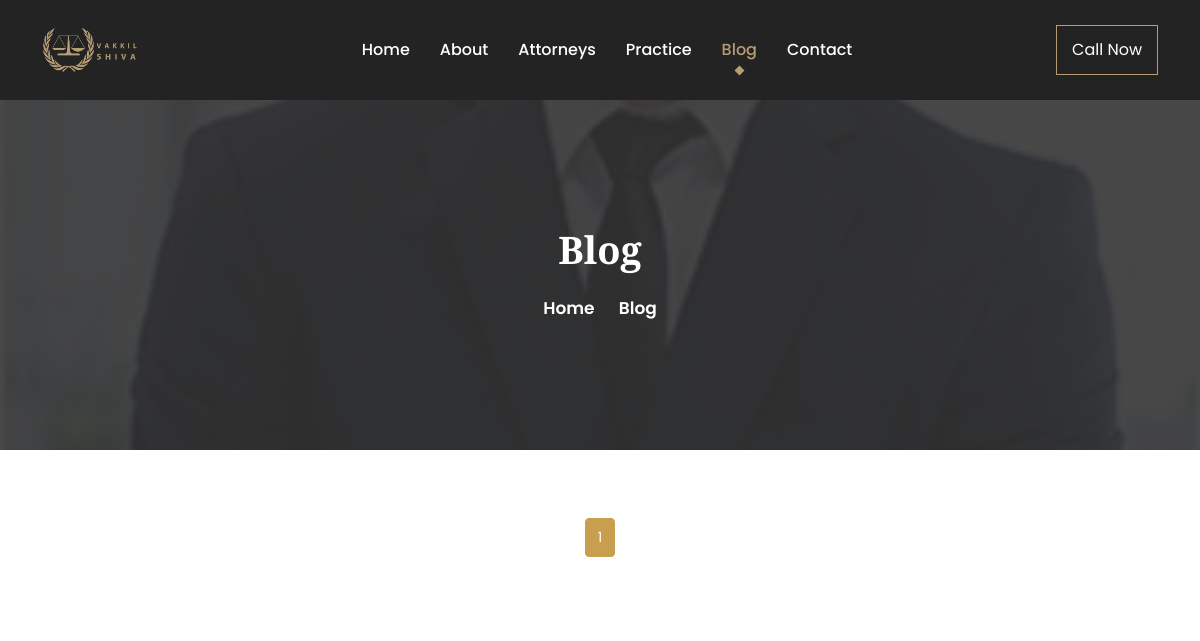
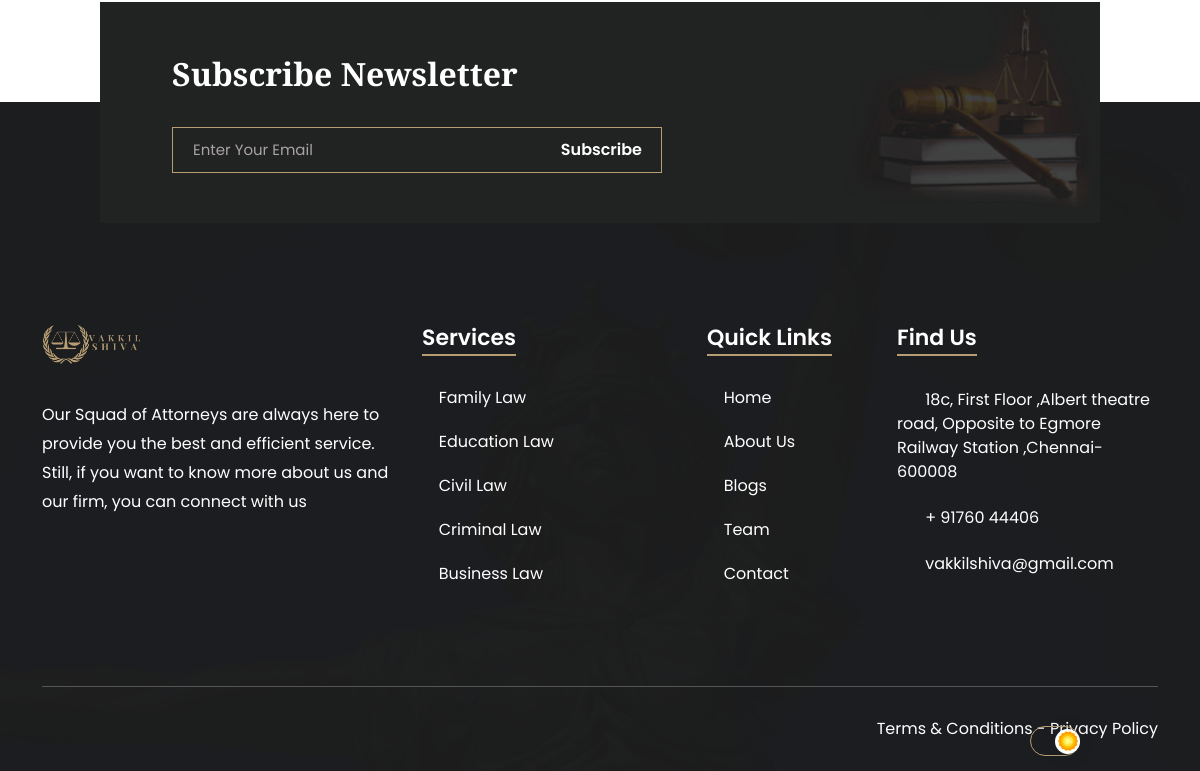
Before: /blog/ with the older database file (2 pictures, top to bottom).
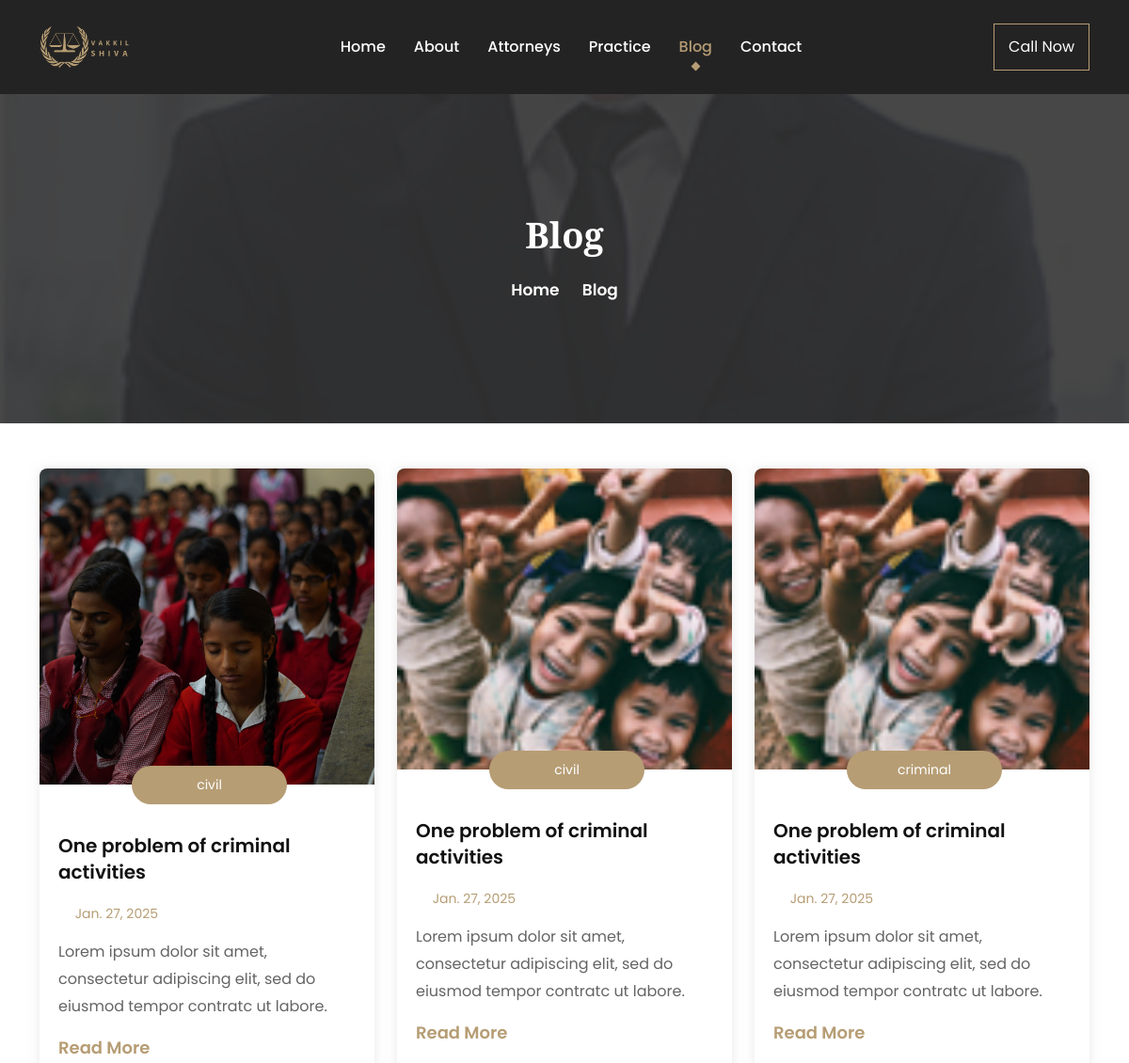
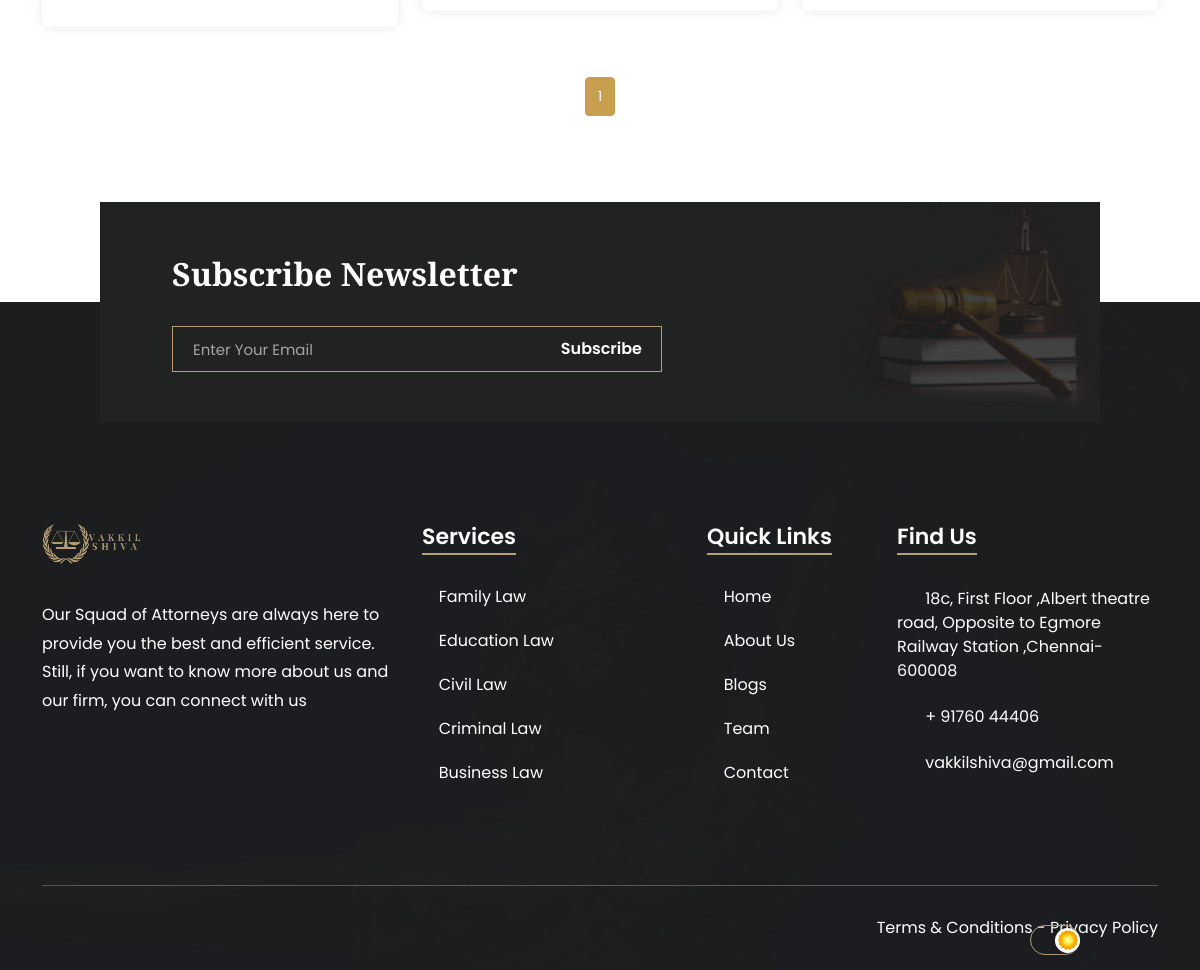
After: the same page with the newer database file (2 pictures, top to bottom).
### app/models.py (models this page shows, shortened)
class Blog(models.Model):
    blog_img = models.ImageField(upload_to='images/')
    blog_category = models.ForeignKey(Consultants, on_delete=models.CASCADE)
    blog_title = models.TextField()
    blog_date = models.DateField()
    blog_content = models.TextField()

class Consultants(models.Model):
    name = models.CharField(max_length=50)
    def __str__(self):
        return self.name
    class Meta:
        verbose_name_plural = 'consultants types'
        ordering = ['name']

### app/views.py (the view)
# urls.py: path('blog/', views.blog, name='blog'),
def blog(request):
    blogs_list = Blog.objects.all()
    paginator = Paginator(blogs_list, 6)
    page_number = request.GET.get('page')
    page_obj = paginator.get_page(page_number)
    return render(request, 'app/blog.html', {'page_obj': page_obj})

### templates/app/blog.html (shortened to what this page needs)
{% extends 'base/base.html' %}
{% load static %}
{% block content %}
{% include 'inc/navbar.html' %}
        <div class="page-title-area title-img-one ">
            <div class="d-table">
                <div class="d-table-cell">
                    <div class="page-title-text">
                        <h2>Blog</h2>
                        <ul>
                            <li>
                                <a href="{% url 'index' %}">Home</a>
                            </li>
                            <li>
                                <i class="icofont-simple-right"></i>
                            </li>
                            <li>Blog</li>
                        </ul>
                    </div>
                </div>
            </div>
        </div>
    <section class="blog-area blog-area-three mt-5">
        <div class="container">
          <div class="row justify-content-center">
            {% for blog in page_obj %}
            <div class="col-sm-6 col-lg-4">
              <div class="blog-item">
                <a href="{% url 'blog-details' blog.id %}">
                  <img src="{{ blog.blog_img.url }}" alt="{{ blog.blog_title }}">
                </a>
                <div class="blog-inner">
                  <span>{{ blog.blog_category }}</span>
                  <h3>
                    <a href="{% url 'blog-details' blog.id %}">{{ blog.blog_title| truncatechars:35 }}</a>
                  </h3>
                  <ul>
                    <li>
                      <i class="icofont-calendar"></i>
                      {{ blog.blog_date }}
                    </li>
                  </ul>
                  <p>{{ blog.blog_content|truncatewords:20 }}</p>
                  <a class="blog-link" href="{% url 'blog-details' blog.id %}">
                    Read More
                    <i class="icofont-simple-right"></i>
                  </a>
                </div>
              </div>
            </div>
            {% endfor %}
        </div>
              <ul class="pagination justify-content-center">
                {% for num in page_obj.paginator.page_range %}
                {% if page_obj.number == num %}
                <li class="page-item active">
                  <span class="page-link">{{ num }}</span>
                </li>
                {% else %}
                <li class="page-item">
                  <a class="page-link" href="?page={{ num }}">{{ num }}</a>
                </li>
                {% endif %}
                {% endfor %}
              </ul>
            </div>
          </section>
 {% endblock content %}

### templates/base/base.html (shortened to what this page needs)
{% load static %}
<!DOCTYPE html>
<html lang="en">
<head>
    <link rel="stylesheet" href="{% static 'assets/css/bootstrap.min.css' %}">
    <link rel="stylesheet" href="{% static 'assets/css/meanmenu.css' %}">
    <link rel="stylesheet" href="{% static 'assets/css/icofont.min.css' %}">
    <link rel="stylesheet" href="{% static 'assets/css/nice-select.min.css' %}">
    <link rel="stylesheet" href="{% static 'assets/css/owl.carousel.min.css' %}">
    <link rel="stylesheet" href="{% static 'assets/css/owl.theme.default.min.css' %}">
    <link rel="stylesheet" href="{% static 'assets/css/magnific-popup.min.css' %}">
    <link rel="stylesheet" href="{% static 'assets/fonts/flaticon.css' %}">
    <link rel="stylesheet" href="{% static 'assets/css/animate.min.css' %}">
    <link rel="stylesheet" href="{% static 'assets/css/odometer.min.css' %}">
    <link rel="stylesheet" href="{% static 'assets/css/style.css' %}">
    <link rel="stylesheet" href="{% static 'assets/css/custom.css' %}">
    <link rel="stylesheet" href="{% static 'assets/css/responsive.css' %}">
    <link rel="stylesheet" href="{% static 'assets/css/theme-dark.css' %}">
</head>
<body>
    {% block content %} {% endblock %}
    {% include 'inc/footer.html' %}
</body>
</html>

### templates/inc/navbar.html (shortened to what this page needs)
{% load static %}
        <div class="navbar-area fixed-top" >
            <div class="main-nav">
                <div class="container">
                    <nav class="navbar navbar-expand-md navbar-light">
                        <a class="navbar-brand" href="{% url 'index' %}">
                            <img src="{% static 'appimages/vakkilshivalogo.webp' %}" alt="Logo">
                        </a>
                        <div class="collapse navbar-collapse mean-menu" id="navbarSupportedContent">
                            <ul class="navbar-nav">
                                <li class="nav-item">
                                    <a href="{% url 'index' %}" class="nav-link {% if request.path == '/' %}active{% endif %}">Home</a>
                                </li>
                                <li class="nav-item">
                                    <a href="{% url 'about' %}" class="nav-link {% if request.path == '/about/' %}active{% endif %}">About</a>
                                </li>
                                <li class="nav-item">
                                    <a href="{% url 'attorney' %}" class="nav-link {% if request.path == '/attorney/' %}active{% endif %}">Attorneys</a>
                                </li>
                                <li class="nav-item">
                                    <a href="{% url 'practice' %}" class="nav-link {% if request.path == '/practice/' %}active{% endif %}">Practice</a>
                                </li>
                                <li class="nav-item">
                                    <a href="{% url 'blog' %}" class="nav-link {% if request.path == '/blog/' %}active{% endif %}">Blog</a>
                                </li>
                                <li class="nav-item">
                                    <a href="{% url 'contact' %}" class="nav-link {% if request.path == '/contact/' %}active{% endif %}">Contact</a>
                                </li>
                            </ul>
                            <div class="side-nav">
                                <a href="tel:91760 44406" class="call-now">Call Now</a>
                            </div>
                        </div>
                    </nav>
                </div>
            </div>
        </div>

### templates/inc/footer.html (shortened to what this page needs)
{% load static %}
<footer>
    <div class="newsletter-area">
        <div class="container">
            <img src="{% static 'assets/img/home-one/newsletter.png' %}" alt="Shape">
            <h2>Subscribe Newsletter</h2>
            <form class="newsletter-form" data-toggle="validator">
                <input type="email" class="form-control" placeholder="Enter Your Email" name="EMAIL" required autocomplete="off">
                <button class="btn contact-btn" type="submit">
                    Subscribe
                </button>
            </form>
        </div>
    </div>
    <div class="container">
        <div class="row justify-content-center">
            <div class="col-sm-6 col-lg-4 ">
                <div class="footer-item">
                    <div class="footer-logo">
                        <a href="#">
                            <img src="{% static 'assets/img/logo.png' %}" alt="Logo">
                        </a>
                        <p>Our Squad of Attorneys are always here to provide you the best and efficient service. Still, if you want to know more about us and our firm, you can connect with us</p>
                        <ul>
                            <li>
                                <a href="https://www.youtube.com/" target="_blank">
                                    <i class="icofont-youtube-play"></i>
                                </a>
                            </li>
                            <li>
                                <a href="https://www.facebook.com/" target="_blank">
                                    <i class="icofont-facebook"></i>
                                </a>
                            </li>
                            <li>
                                <a href="https://www.instagram.com/" target="_blank">
                                    <i class="icofont-instagram"></i>
                                </a>
                            </li>
                            <li>
                                <a href="https://www.twitter.com/" target="_blank">
                                    <i class="icofont-twitter"></i>
                                </a>
                            </li>
                        </ul>
                    </div>
                </div>
            </div>
            <div class="col-sm-6 col-lg-3">
                <div class="footer-item">
                    <div class="footer-service">
                        <h3>Services</h3>
                        <ul>
                            <li>
                                <a href="{% url "practice-family-law" %}">
                                    <i class="icofont-simple-right"></i>
                                    Family Law
                                </a>
                            </li>
                            <li>
                                <a href="{% url "practice-education-law" %}">
                                    <i class="icofont-simple-right"></i>
                                    Education Law
                                </a>
                            </li>
                            <li>
                                <a href="{% url "practice-civil-law" %}">
                                    <i class="icofont-simple-right"></i>
                                    Civil Law
                                </a>
                            </li>
                            <li>
                                <a href="{% url "practice-criminal-law" %}">
                                    <i class="icofont-simple-right"></i>
                                    Criminal Law
                                </a>
                            </li>
                            <li>
                                <a href="{% url "practice-business-law" %}">
                                    <i class="icofont-simple-right"></i>
                                    Business Law
                                </a>
                            </li>
                        </ul>
                    </div>
                </div>
            </div>
            <div class="col-sm-6 col-lg-2">
                <div class="footer-item">
                    <div class="footer-service">
                        <h3>Quick Links</h3>
                        <ul>
                            <li>
                                <a href="{% url "index" %}">
                                    <i class="icofont-simple-right"></i>
                                    Home
                                </a>
                            </li>
                            <li>
                                <a href="{% url "about" %}">
                                    <i class="icofont-simple-right"></i>
                                    About Us
                                </a>
                            </li>
                            <li>
                                <a href="{% url "blog" %}">
                                    <i class="icofont-simple-right"></i>
                                    Blogs
                                </a>
                            </li>
                            <li>
                                <a href="{% url "attorney" %}">
                                    <i class="icofont-simple-right"></i>
                                    Team
                                </a>
                            </li>
                            <li>
                                <a href="{% url "contact" %}">
                                    <i class="icofont-simple-right"></i>
                                   Contact
                                </a>
                            </li>
                        </ul>
                    </div>
                </div>
            </div>
            <div class="col-sm-6 col-lg-3">
                <div class="footer-item">
                    <div class="footer-find">
                        <h3>Find Us</h3>
                        <ul>
                            <li>
                                <i class="icofont-location-pin"></i>
                                18c, First Floor ,Albert theatre road, Opposite to Egmore Railway Station ,Chennai-600008
                            </li>
                            <li>
                                <i class="icofont-ui-call"></i>
                                <a href="tel:+880123456789">+ 91760 44406</a>
                            </li>
                            <li>
                                <i class="icofont-at"></i>
                                <a href="mailto:vakkilshiva@gmail.com">vakkilshiva@gmail.com</a>
                            </li>
                        </ul>
                    </div>
                </div>
            </div>
        </div>
        <div class="copyright-area">
            <div class="row justify-content-center">
                <div class="col-sm-7 col-lg-6">
                </div>
                <div class="col-sm-5 col-lg-6">
                    <div class="copyright-item copyright-right">
                        <a href="terms-conditions.html" target="_blank">Terms & Conditions</a> <span>-</span>
                        <a href="privacy-policy.html" target="_blank">Privacy Policy</a>
                    </div>
                </div>
            </div>
        </div>
    </div>
</footer>

### mystatic/assets/css/meanmenu.css (style rules this page uses)
.main-nav { background: #000; position: absolute; top: 0; left: 0; padding-top: 15px; padding-bottom: 15px; width: 100%; z-index: 999; height: auto; }
.navbar-light .navbar-brand, .navbar-light .navbar-brand:hover { color: #fff; font-weight: bold; text-transform: uppercase; }
.main-nav nav ul { padding: 0; margin: 0; list-style-type: none; }
.main-nav nav .navbar-nav .nav-item { position: relative; padding: 15px 0; }
.main-nav nav .navbar-nav .nav-item a { font-weight: 500; font-size: 16px; text-transform: uppercase; color: #ffffff; padding-left: 0; padding-right: 0; padding-top: 0; padding-bottom: 0; margin-left: 15px; margin-right: 15px; }
.main-nav nav .navbar-nav .nav-item a:hover, .main-nav nav .navbar-nav .nav-item a:focus, .main-nav nav .navbar-nav .nav-item a.active { color: #FF2D55; }

Changed rows visible on the page:
added Blog: blog_img (picture), blog_category "civil", blog_title "One problem of criminal activities", blog_date "Jan. 27, 2025", blog_content "Lorem ipsum dolor sit amet, consectetur adipiscing elit, sed do eiusmod tempor contratc ut labore."
added Blog: blog_img (picture), blog_category "civil", blog_title "One problem of criminal activities", blog_date "Jan. 27, 2025", blog_content "Lorem ipsum dolor sit amet, consectetur adipiscing elit, sed do eiusmod tempor contratc ut labore."
added Blog: blog_img (picture), blog_category "criminal", blog_title "One problem of criminal activities", blog_date "Jan. 27, 2025", blog_content "Lorem ipsum dolor sit amet, consectetur adipiscing elit, sed do eiusmod tempor contratc ut labore."
